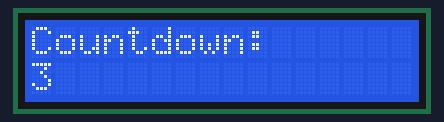
This sketch was run on a simulated Arduino Uno, built with avr-gcc and run on an emulated ATmega328P. On the bench: 16×2 character LCD. What the sketch prints to the serial monitor is not drawn.

Above: at 0.1 s.
At 0.6 s:
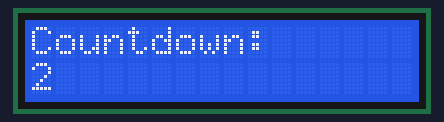
At 1.1 s:
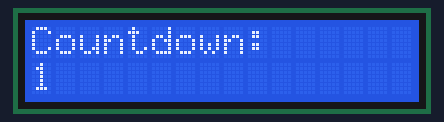
At 2.6 s:
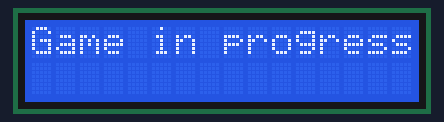
At 5.2 s:
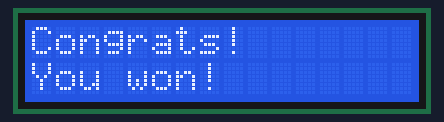

Measured:
- by itself, everything shown: repeats every 6.1 s, in 11 steps
- what the display in image 1 shows lasts 0.5 s, from 0.6 s to 1.1 s

The sketch:

test_display.ino
```cpp
#include <LiquidCrystal.h>

const int rs = 0, en = 1, d4 = 2, d5 = 3, d6 = 4, d7 = 5;
LiquidCrystal lcd(0, 1, 2, 3, 4, 5);

void setup() {
  Serial.begin(9600);  // Initialize serial monitor
  while (!Serial);
  lcd.begin(16, 2);
}

void display_win() {
  lcd.clear();
  lcd.setCursor(0, 0);
  lcd.print("Congrats!");
  lcd.setCursor(0, 1);
  lcd.print("You won!");
}

void display_in_progress() {
  lcd.clear();
  lcd.print("Game in progress");
}

void display_countdown(int n) {
  lcd.clear();
  lcd.setCursor(0, 0);
  lcd.print("Countdown: ");
  lcd.setCursor(0, 1);
  lcd.print(n);
}

void loop() {
  Serial.println("standard game seq");
  test_normal_seq();
  Serial.println("seq 1");
  test_seq1();
  Serial.println("seq 2");
  test_seq2();
}
void test_normal_seq() {
  display_countdown(3);
  delay(500);
  display_countdown(2);
  delay(500);
  display_countdown(1);
  delay(500);
  display_in_progress();
  delay(500);
  display_win();
  delay(500);
}

void test_seq1() {
  display_in_progress();
  delay(500);
  display_countdown(3);
  delay(500);
  display_countdown(2);
  delay(500);
  display_countdown(1);
  delay(500);
  display_in_progress();
  delay(500);
  display_win();
}

void test_seq2() {
  display_win();
  delay(500);
  display_countdown(3);
  delay(500);
}
```
